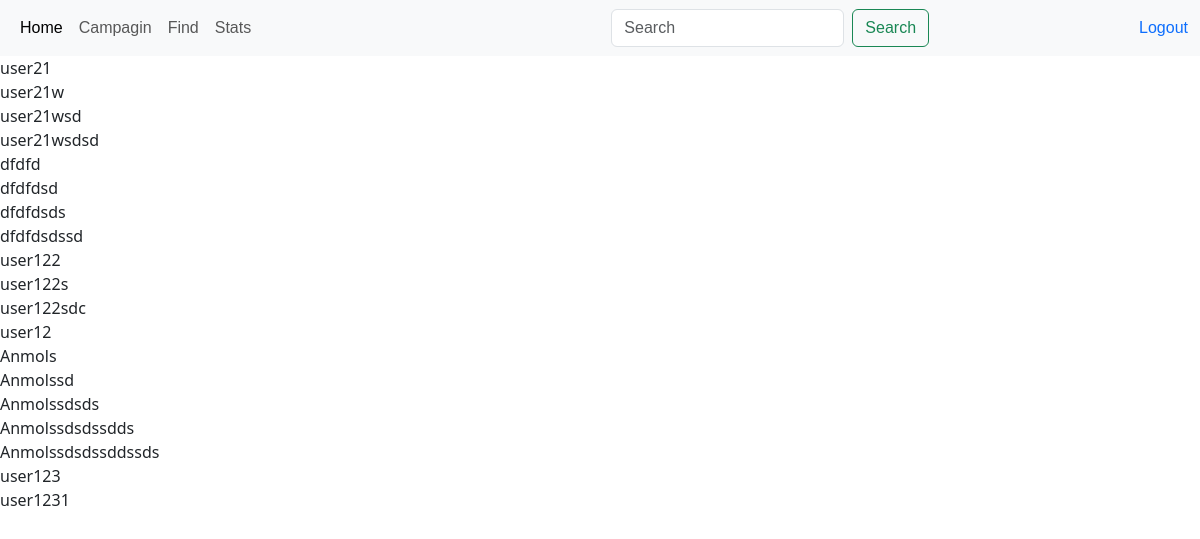
Page /sponser_home/find on the committed database.
### app.py (models this page shows)
class user(db.Model):
    __tablename__='user'
    user_id=db.Column(db.Integer,primary_key=True,autoincrement=True)
    username=db.Column(db.String, unique=True,nullable=False)
    password=db.Column(db.String,nullable=False)
    role=db.Column(db.String)

### app.py (the view)
@app.route("/sponser_home/find",methods=["GET"])
def homelander():
    ans=db.session.query(user).filter(user.role=='user').all()
    return render_template("sponser_user_find.html",ans=ans)

### templates/sponser_user_find.html (shortened to what this page needs)
<!DOCTYPE html>
<html lang="en">
<head>
    <link href="https://cdn.jsdelivr.net/npm/bootstrap@5.3.3/dist/css/bootstrap.min.css" rel="stylesheet">
    <link rel="stylesheet" href="\static\style.css">
</head>
<body>
    <nav class="navbar navbar-expand-lg bg-body-tertiary" id="navbar">
        <div class="container-fluid">
          <div class="collapse navbar-collapse" id="navbarText">
            <ul class="navbar-nav me-auto mb-2 mb-lg-0">
              <li class="nav-item">
                <a class="nav-link active" aria-current="page" href="#">Home</a>
              </li>
              <li class="nav-item">
                <a class="nav-link" href="#">Campagin</a>
              </li>
              <li class="nav-item">
                <a class="nav-link" href="/sponser_home/find">Find</a>
              </li>
              <li class="nav-item">
                <a class="nav-link" href="#">Stats</a>
              </li>
            </ul>
            <form class="d-flex" id="search" method="POST" action="/sponser_home/value">
              <input class="form-control me-2" type="search" placeholder="Search" aria-label="Search" name="value">
              <button class="btn btn-outline-success" type="submit">Search</button>
            </form>
            <a id="logout" href="/">Logout</a>
          </div>
        </div>
      </nav>
      {% for i in ans %}
        {{i.username}}<br>
       {% endfor %}
</body>
</html>

### static/style.css (style rules this page uses)
* { font-family:Tahoma, Geneva, Verdana, sans-serif; height: auto; }
#logout { margin-left: 10px; text-decoration:none; }
#search { margin-right: 200px; }

### rows in the picture
user: username "user21"
user: username "user21w"
user: username "user21wsd"
user: username "user21wsdsd"
user: username "dfdfd"
user: username "dfdfdsd"
user: username "dfdfdsds"
user: username "dfdfdsdssd"
user: username "user122"
user: username "user122s"
user: username "user122sdc"
user: username "user12"
user: username "Anmols"
user: username "Anmolssd"
user: username "Anmolssdsds"
user: username "Anmolssdsdssdds"
user: username "Anmolssdsdssddssds"
user: username "user123"
user: username "user1231"
